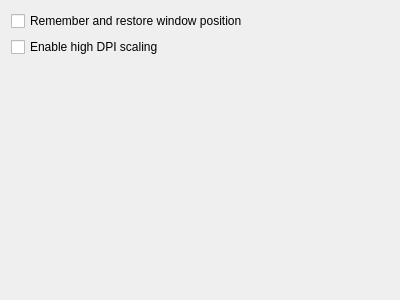
<?xml version="1.0" encoding="UTF-8"?>
<ui version="4.0">
 <class>SettingGeneralForm</class>
 <widget class="QWidget" name="SettingGeneralForm">
  <property name="geometry">
   <rect>
    <x>0</x>
    <y>0</y>
    <width>400</width>
    <height>300</height>
   </rect>
  </property>
  <property name="windowTitle">
   <string>Form</string>
  </property>
  <layout class="QVBoxLayout" name="verticalLayout">
   <item>
    <widget class="QCheckBox" name="checkBox_save_window_pos">
     <property name="text">
      <string>Remember and restore window position</string>
     </property>
    </widget>
   </item>
   <item>
    <widget class="QCheckBox" name="checkBox_enable_high_dpi_scaling">
     <property name="text">
      <string>Enable high DPI scaling</string>
     </property>
    </widget>
   </item>
   <item>
    <spacer name="verticalSpacer">
     <property name="orientation">
      <enum>Qt::Vertical</enum>
     </property>
     <property name="sizeHint" stdset="0">
      <size>
       <width>20</width>
       <height>279</height>
      </size>
     </property>
    </spacer>
   </item>
  </layout>
 </widget>
 <resources/>
 <connections/>
</ui>
